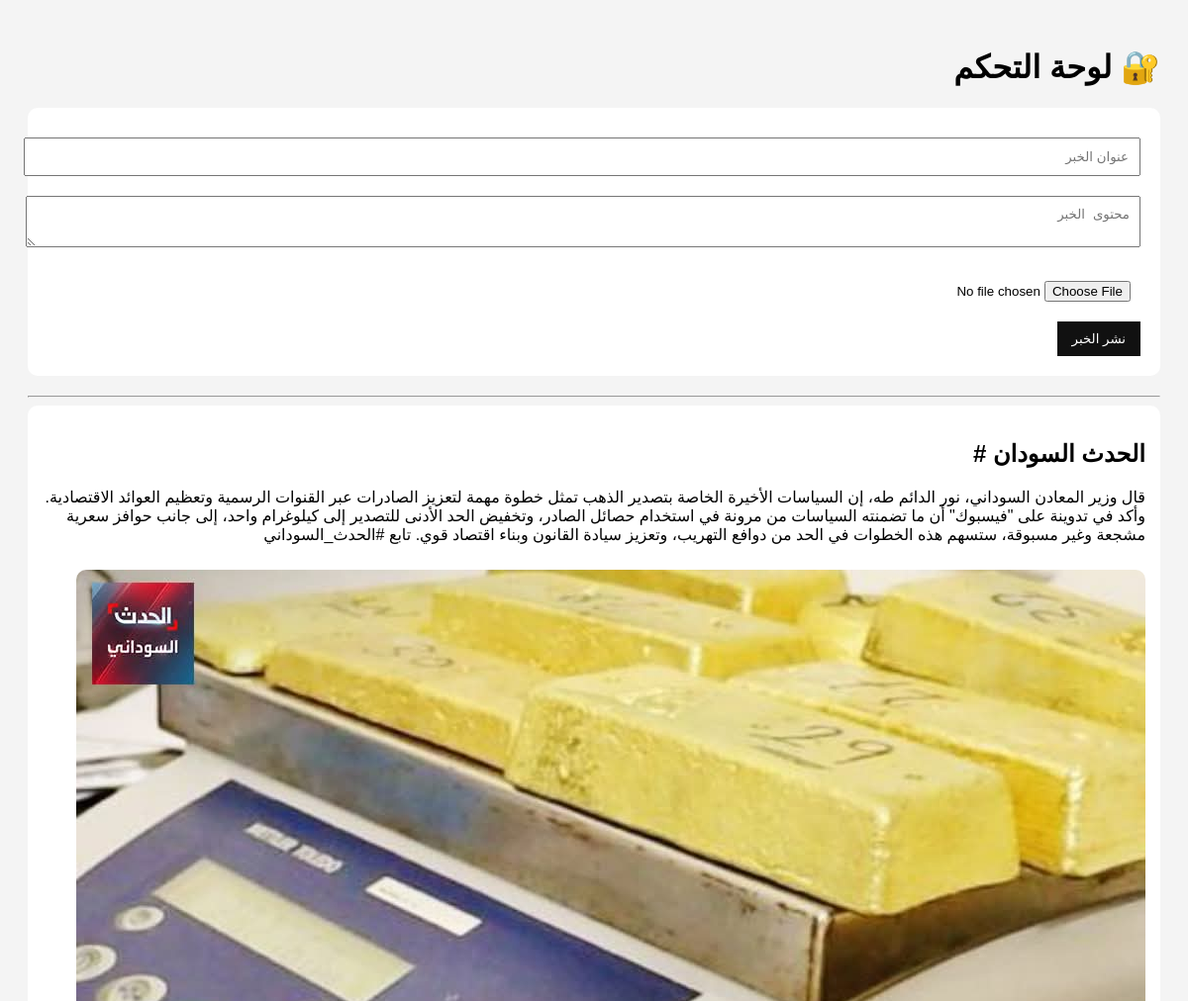
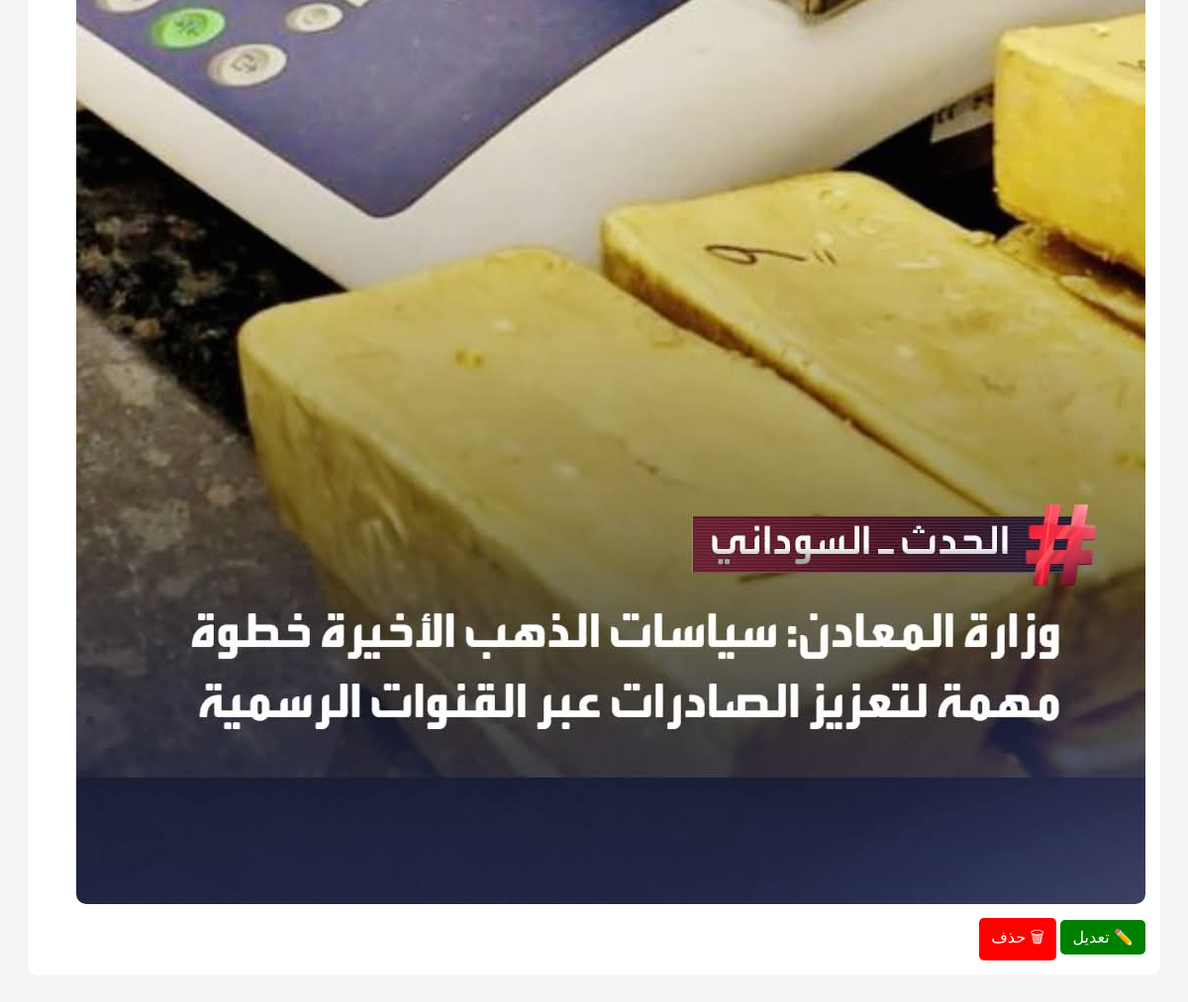
Page /secret-admin (signed in) on the committed database (2 pictures, top to bottom).
### tables this page shows
CREATE TABLE news (
        id INTEGER PRIMARY KEY AUTOINCREMENT,
        title TEXT NOT NULL,
        content TEXT NOT NULL,
        image TEXT,
        views INTEGER DEFAULT 0,
        likes INTEGER DEFAULT 0
    );

### app.py (the view)
@app.route("/secret-admin")
def admin():
    if not session.get("user"):
        return redirect(url_for("login"))
    if session.get("role") != "admin":
        return "❌ No Access"
    conn = sqlite3.connect("news.db")
    c = conn.cursor()
    c.execute("SELECT * FROM news ORDER BY id DESC")
    news = c.fetchall()
    c.execute("SELECT COUNT(*) FROM news")
    news_count = c.fetchone()[0]
    c.execute("SELECT COUNT(*) FROM users")
    users_count = c.fetchone()[0]
    conn.close()
    return render_template(
        "admin.html",
        news=news,
        news_count=news_count,
        users_count=users_count
    )

### templates/admin.html (shortened to what this page needs)
<!DOCTYPE html>
<html lang="ar">
<head>
</head>
<body>
<h1>🔐 لوحة التحكم</h1>
<form action="/add" method="POST" enctype="multipart/form-data">
    <input type="text" name="title" placeholder="عنوان الخبر">
    <textarea name="content" placeholder="محتوى الخبر"></textarea>
    <input type="file" name="image">
    <button type="submit">نشر الخبر</button>
</form>
<hr>
{% for n in news %}
<div class="news">
    <h2>{{ n[1] }}</h2>
    <p>{{ n[2] }}</p>
    {% if n[3] %}
        <img src="/{{ n[3] }}">
    {% endif %}
    <br>
    <a class="edit" href="/edit/{{ n[0] }}">✏️ تعديل</a>
    <a class="delete" href="/delete/{{ n[0] }}">🗑 حذف</a>
</div>
{% endfor %}
</body>
</html>

### templates/admin.html (style rules this page uses)
body { font-family: Arial; background:#f4f4f4; direction: rtl; padding:20px; }
form { background:white; padding:20px; border-radius:10px; margin-bottom:20px; }
input, textarea { width:100%; padding:10px; margin:10px 0; }
button { padding:10px 15px; background:#111; color:white; border:none; cursor:pointer; }
.news { background:white; padding:15px; border-radius:10px; margin-bottom:15px; }
img { max-width:100%; margin-top:10px; border-radius:10px; }
a { display:inline-block; margin-top:10px; padding:8px 12px; color:white; text-decoration:none; border-radius:5px; }
.edit { background:green; }
.delete { background:red; }

### rows in the picture
news: title "الحدث السودان #", content "قال وزير المعادن السوداني، نور الدائم طه، إن السياسات الأخيرة الخاصة بتصدير الذهب تمثل خطوة مهمة لتعزيز الصادرات عبر القنوات الرسمية وتعظيم العوائد الاقتصادية. وأكد في تدوينة على \"فيسبوك\" أن ما تضمنته السياسات من مرونة في استخدام حصائل الصادر، وتخفيض الحد الأدنى للتصدير إلى كيلوغرام واحد، إلى جانب حوافز سعرية مشجعة وغير مسبوقة، ستسهم هذه الخطوات في الحد من دوافع التهريب، وتعزيز سيادة القانون وبناء اقتصاد قوي. تابع #الحدث_السوداني", image (picture)
